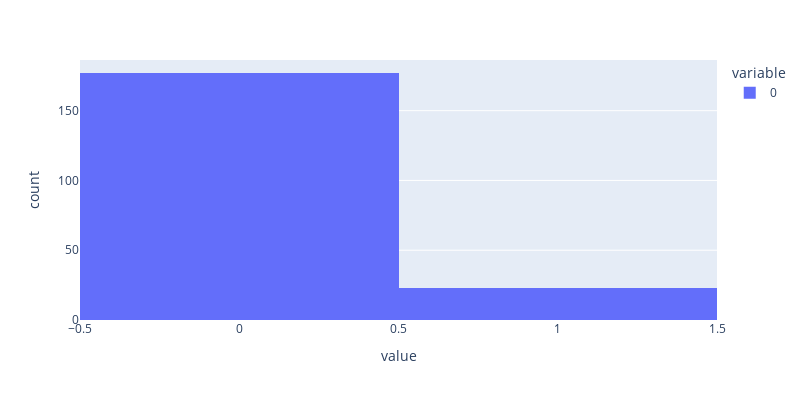

The notebook cell this image was saved under:
### Code cell
fig = px.histogram(record,width=800, height=400)
fig.show()

### Figure 1 — Plotly figure (JSON) as saved in the notebook; plotly's stock layout.template omitted (floating-point values rounded to 4 significant figures; data arrays with more than 128 entries replaced by an {"elided": "..."} marker saying what was removed)
{"data": [{"alignmentgroup": "True", "bingroup": "x", "hovertemplate": "variable=0<br>value=%{x}<br>count=%{y}<extra></extra>", "legendgroup": "0", "marker": {"color": "#636efa", "pattern": {"shape": ""}}, "name": "0", "offsetgroup": "0", "orientation": "v", "showlegend": true, "type": "histogram", "x": {"elided": "200 int values"}, "xaxis": "x", "yaxis": "y"}], "layout": {"barmode": "relative", "height": 400, "legend": {"title": {"text": "variable"}, "tracegroupgap": 0}, "margin": {"t": 60}, "width": 800, "xaxis": {"anchor": "y", "domain": [0, 1], "title": {"text": "value"}}, "yaxis": {"anchor": "x", "domain": [0, 1], "title": {"text": "count"}}}}
